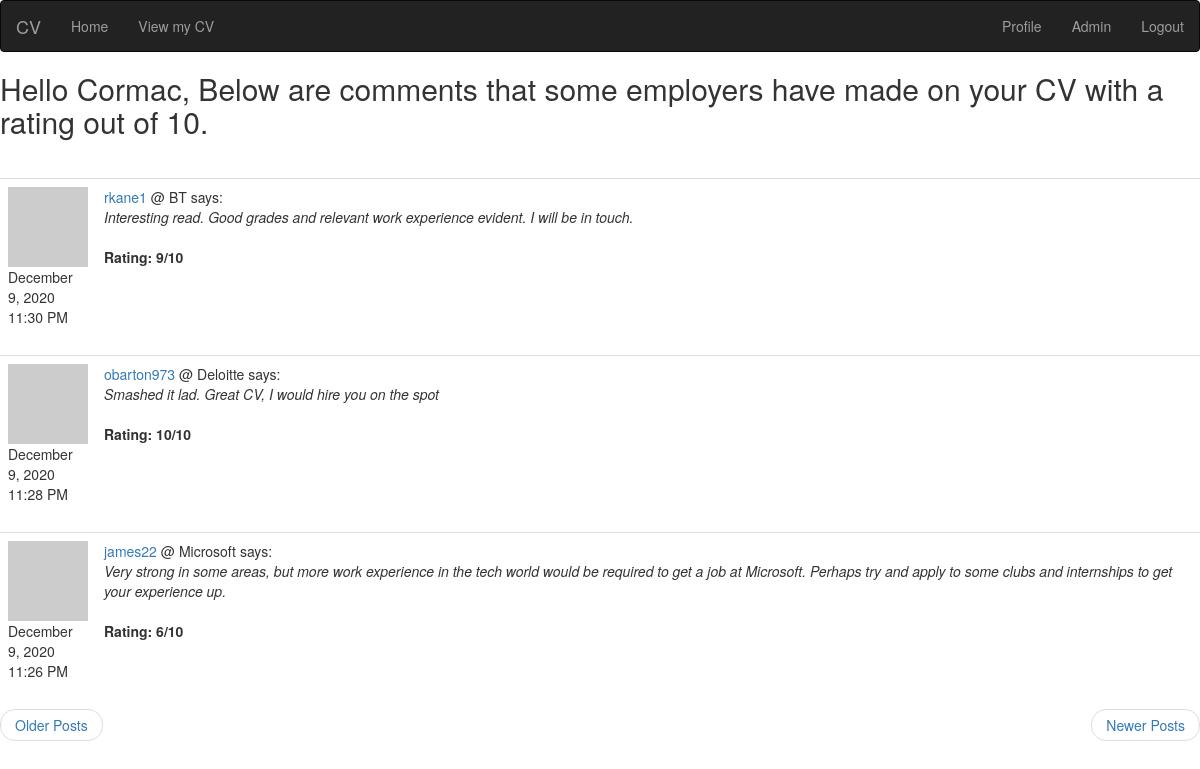
/index?page=3 (signed in), run on the app's committed database.
### app/models.py (models this page shows, shortened)
class User(UserMixin, db.Model):
    id = db.Column(db.Integer, primary_key=True)
    first_name = db.Column(db.String(64), index=True)
    last_name = db.Column(db.String(64), index=True)
    username = db.Column(db.String(64), index=True, unique=True)
    company = db.Column(db.String(64), index=True)
    contact_no = db.Column(db.Integer(), index=True)
    email = db.Column(db.String(120), index=True, unique=True)
    password_hash = db.Column(db.String(128))
    about_me = db.Column(db.String(140))
    is_admin = db.Column(db.Boolean, default=False)
    views = db.Column(db.Integer(), default= 0)
    downloads = db.Column(db.Integer(), default = 0)
    last_seen = db.Column(db.DateTime, default= datetime.utcnow)
    posts = db.relationship('Post', backref='author', lazy='dynamic')
    @login.user_loader
    def load_user(id):
        return User.query.get(int(id))
    def avatar(self, size):
        digest = md5(self.email.lower().encode('utf-8')).hexdigest()
        return  'https://www.gravatar.com/avatar/{}?d=identicon&s={}'.format(digest, size)

class Post(db.Model):
    id = db.Column(db.Integer, primary_key=True)
    body = db.Column(db.Text)
    rating = db.Column(db.Integer)
    timestamp = db.Column(db.DateTime(), index=True,
    default = datetime.utcnow)
    user_id = db.Column(db.Integer, db.ForeignKey('user.id'))

### app/routes.py (the view)
@app.route('/')
@app.route('/index')
def index():
    page = request.args.get('page', 1, type=int)
    posts = Post.query.order_by(Post.timestamp.desc()).paginate(
        page, app.config['POSTS_PER_PAGE'], False)
    next_url = url_for('index', page=posts.next_num) \
        if posts.has_next else None
    prev_url = url_for('index', page=posts.prev_num) \
        if posts.has_prev else None
    return render_template("index.html", title='Index', user=user, posts=posts.items, next_url=next_url, prev_url=prev_url)

### app/routes.py (called while the page is built)
@app.before_request
def before_request():
    if current_user.is_authenticated:
        current_user.last_seen = datetime.utcnow()
        db.session.commit()

@app.context_processor              #Needed to return total views and downloads to admin/index.html template. Although
def total_count():                  #this code will inject the two returned variables to all templates, it will only show on
    users = User.query.all()        #on the admin/index template as that is where I have referenced them.
    view_total = 0
    for u in users:                     #This function querys all users in db, iterates through views & downloads of each
        view_total+= u.views            #and adds that value to the total views/downloads variables.
    download_total = 0
    for z in users:
        download_total+= z.downloads
    return dict(view_total=view_total, download_total=download_total)

### app/templates/index.html
{% extends "base.html" %}
{% block content %}
        {% if current_user.is_anonymous %}
        {% include 'notLogged.html' %}
        {% elif current_user.is_authenticated and current_user.is_admin %}
        {% include 'loggedAdmin.html' %}
        {% else %}
        {% include 'loggedIndex.html' %}
        {% endif %}
{% endblock %}

### app/templates/loggedAdmin.html
{% if not posts %}
<h2>Hello {{ current_user.first_name }}, no-one has reviewed your CV, yet....</h2>
{% else %}
<h2> Hello {{ current_user.first_name }}, Below are comments that some employers have made on your CV with a rating out of 10. </h2>
<br>
<br>
    {% for post in posts %}
      {% include "_post.html" %}
    {% endfor %}
    <ul class="pager">
    {% if prev_url %}
    <li class="next"><a href="{{ prev_url }}">Newer Posts</a> </li>
    {% endif %}
    {% if next_url %}
    <li class="previous"><a href="{{ next_url }}">Older Posts</a> </li>
    </ul>
    {% endif %}
    {% endif %}

### app/templates/_post.html
<table class="table table-hover">
    <tr>
        <td width="70px">
            <a href="{{ url_for('user', username=post.author.username) }}">
                <img src="{{ post.author.avatar(70) }}" />
            </a>
            {{ moment(post.timestamp).format('LLL') }}
        </td>
        <td>
            <a href="{{ url_for('user', username=post.author.username) }}">
                {{ post.author.username }} </a> @ {{ post.author.company }}
            says:
            <br>
            <em>{{ post.body }} </em><br> <br>
            <strong>Rating: {{ post.rating }}/10 </strong>
        </td>
    </tr>
</table>

### app/static/style.css (style rules this page uses)
h2 { margin: auto; }
#work h1, h2 { text-align: left; }

### data on the page
User: first_name "Cormac"
Post: timestamp "December 9, 2020 11:30 PM", author.username "rkane1", author.company "BT", body "Interesting read. Good grades and relevant work experience evident. I will be in touch.", rating "9"
Post: timestamp "December 9, 2020 11:28 PM", author.username "obarton973", author.company "Deloitte", body "Smashed it lad. Great CV, I would hire you on the spot", rating "10"
Post: timestamp "December 9, 2020 11:26 PM", author.username "james22", author.company "Microsoft", body "Very strong in some areas, but more work experience in the tech world would be required to get a job at Microsoft. Perhaps try and apply to some clubs and internships to get your experience up.", rating "6"
